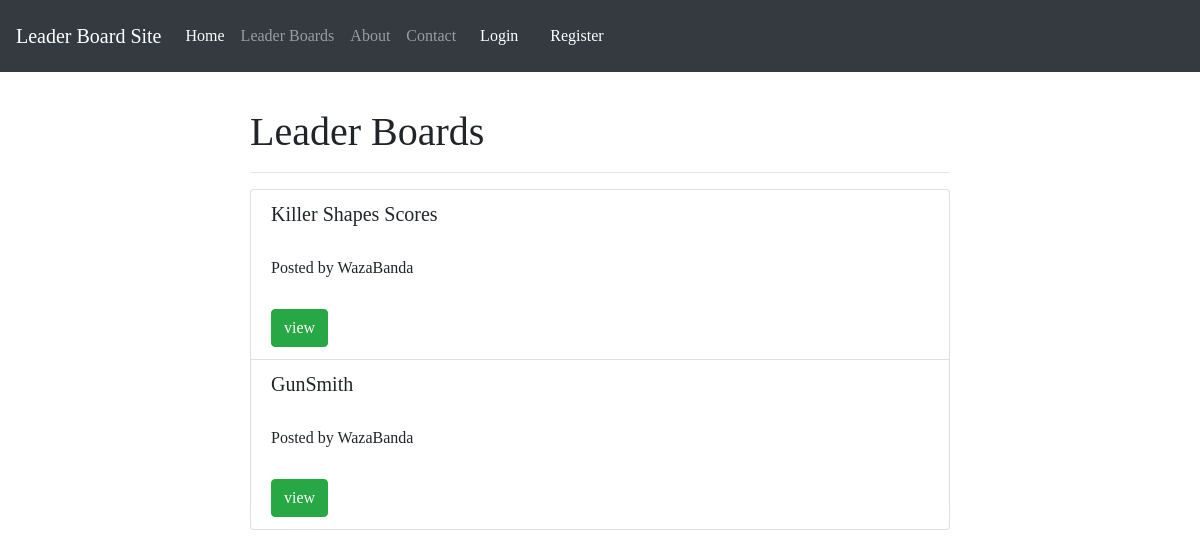
The app's page /viewBoards/ with its own data.
### leaderBoards/models.py (models this page shows)
class LeaderBoard(models.Model):
    owner = models.ForeignKey(User,on_delete=models.CASCADE,related_name="leaderBoard",null=True)
    ownerName = models.CharField(max_length = 150)
    name = models.CharField(max_length = 200)
    token = models.CharField(max_length = 200,unique = True,null=True)
    visibility = models.CharField(max_length = 20,choices=visibilityChoices,blank = True)

### leaderBoards/views.py (the view)
# urls.py: path("viewBoards/",v.viewLeaderBoards),
def viewLeaderBoards(response):
    lb = LeaderBoard.objects.all()
    params = {"boards":lb}
    return render(response,"listBoards.html",params)

### leaderBoards/templates/listBoards.html
{% extends "main/base.html" %}
{% block title %}
Leader Boards
{% endblock %}
{% block body %}
    <ul class="list-group">
    {% for board in boards %}
    <li class="list-group-item">
        <h5>{{board.name}}</h5>
        <br>
        <h6>Posted by {{board.ownerName}}</h6>
        <br>
        <a href="{{board.id}}/" class="btn btn-success">view</a>
    </li>
    {% endfor %}
    </ul>
{% endblock %}

### static/css/main.css (style rules this page uses)
body { font-family:'Gill Sans', 'Gill Sans MT', 'Calibri', 'Trebuchet MS', 'sans-serif'; }

### records on screen
LeaderBoard: name "Killer Shapes Scores", ownerName "WazaBanda"
LeaderBoard: name "GunSmith", ownerName "WazaBanda"
